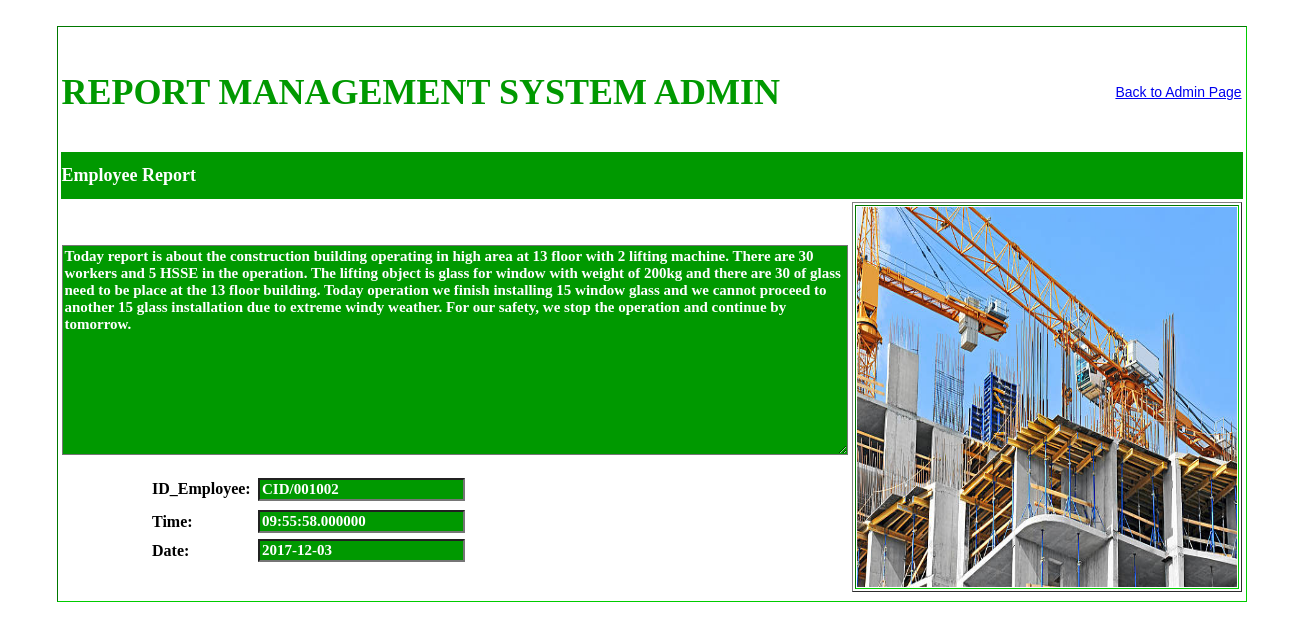
Screenshot of /3556_RMS/root/view_report.php?view=8 with the database file from the repository.
### tables this page shows
CREATE TABLE IF NOT EXISTS `employee` (
  `id_employee` varchar(30) NOT NULL,
  `id_num` varchar(30) NOT NULL,
`report_id` int(250) NOT NULL,
  `your_report` varchar(500) NOT NULL,
  `picture` varchar(60) NOT NULL,
  `date` date NOT NULL,
  `time` time(6) NOT NULL
);

### 3556_RMS/root/view_report.php (the view, shortened to what this page needs)
<!DOCTYPE html PUBLIC "-//W3C//DTD XHTML 1.0 Transitional//EN" "http://www.w3.org/TR/xhtml1/DTD/xhtml1-transitional.dtd">
<html xmlns="http://www.w3.org/1999/xhtml">
<head>
</head>
<body>
<table width="1287" height="611" border="0">
  <tr>
    <th width="1277" height="605" align="center" scope="col"><table width="1099" height="578" border="1" class="greenoutline">
      <tr>
        <th height="572" align="center" scope="col"><table width="1047" height="540" border="0">
          <tr>
            <th width="637" height="74" align="left" scope="col"><p class="titlegreen">REPORT MANAGEMENT SYSTEM ADMIN</p></th>
            <th width="400" align="right" class="labletext" scope="col"><a href="admin_report_management.php">Back to Admin Page</a></th>
          </tr>
          <tr>
            <th height="45" colspan="2" align="left" class="greenblock" scope="col">Employee Report</th>
          </tr>
          <tr>
            <th align="center" valign="middle" scope="col">
              <form id="form1" name="form1" method="post" action="<?php echo $_SERVER['PHP_SELF']; ?>">
                <p>
              <?php
		      $msg = "";
			  $msg1 = "";
			  $msg2 = "";
			  $msg3 = "";
			  $msg4 = "";
			  if (isset($_GET['view']))
			  {
			  $row['report_id'] =  $_GET['view'];
              $c = mysqli_connect("localhost","root","","report_management_system");
	          $s = "select * from employee where report_id = '$row[report_id]'";
	          $result = mysqli_query($c,$s);
			  if ($result->num_rows > 0) {
	          while($row = $result->fetch_assoc()) {
			  $msg = "$row[id_employee]";
			  $msg3 = "$row[your_report]";
			  $msg1 = "$row[time]";
			  $msg2 = "$row[date]";
			  $msg4 = "<img src ='picture_storage/".$row['picture']."'class = 'greenoutline'>";
			  }
			  }
			  }
	          ?>
<textarea name="textechoreport" cols="85" rows="12" readonly="readonly" class="greeninfo" id="textechoreport"><?php echo $msg3; ?></textarea>
                </p>
                <table width="611" border="0">
                  <tr>
                    <th width="102" height="30" align="left" scope="col">ID_Employee: </th>
                    <th width="499" align="left" class="labletext" scope="col"> <label for="txtviewemployee"></label>
                      <input name="txtviewemployee" type="text" class="greeninfo" id="txtviewemployee" value= "<?php echo $msg; ?>" readonly="readonly"/></th>
                  </tr>
                  <tr>
                    <th height="27" align="left" scope="col">Time: </th>
                    <th align="left" class="labletext" scope="col"><label for="txtviewtime" "></label>
                      <input name="txtviewtime" type="text" class="greeninfo" id="txtviewtime" value="<?php echo $msg1; ?>" readonly="readonly"/>
                    </th>
                  </tr>
                  <tr>
                    <th height="22" align="left" scope="col">Date: </th>
                    <th align="left" class="labletext" scope="col"><label for="txtviewdate"></label>
                      <input name="txtviewdate" type="text" class="greeninfo" id="txtviewdate" value="<?php echo $msg2;?>" readonly="readonly" /></th>
                  </tr>
          </table>
              </form></th>
            <th align="right" valign="top" scope="col"><form id="form3" name="form3" method="post" action="<?php echo $_SERVER['PHP_SELF']; ?>">
              <table width="387" height="383" border="1">
                <tr class="greenoutline">
                  <th width="364" height="377" scope="col"><?php echo $msg4;?></th>
                  </tr>
                </table>
              </form></th>
          </tr>
          </table></th>
      </tr>
    </table></th>
  </tr>
</table>
</body>
</html>

### 3556_RMS/root/view_report.php (style rules this page uses)
.titlegreen { font-family: "Palatino Linotype", "Book Antiqua", Palatino, serif; font-size: 36px; color: #090; font-weight: bold; }
.labletext { font-family: "Arial Black", Gadget, sans-serif; font-size: 14px; color: #090; font-weight: lighter; }
.greenblock { font-family: "Palatino Linotype", "Book Antiqua", Palatino, serif; font-size: 18px; color: #FFF; background-color: #090; font-weight: bold; }
.greenoutline { border: thin none #0C0; height: 380px; width: 380px; }
.greeninfo { font-family: "Palatino Linotype", "Book Antiqua", Palatino, serif; font-size: 15px; color: #FFF; background-color: #090; font-weight: bold; }

### rows the page displays
employee: textechoreport "Today report is about the construction building operating in high area at 13 floor with 2 lifting machine. There are 30 workers and 5 HSSE in the operation. The lifting object is glass for window with weight of 200kg and there are 30 of glass need to be place at the 13 floor building. Today operation we finish installing 15 window glass and we cannot proceed to another 15 glass installation due to extreme windy weather. For our safety, we stop the operation and continue by tomorrow.", txtviewemployee "CID/001002", txtviewtime "09:55:58.000000", txtviewdate "2017-12-03", picture (picture)
